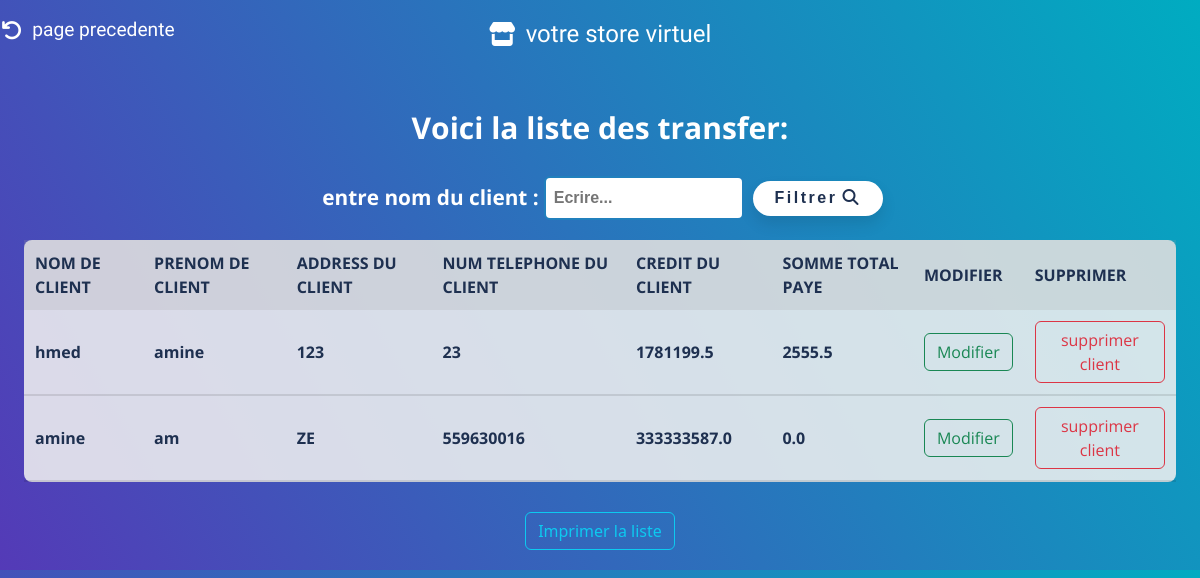
Screenshot of /list_client/ with the database file from the repository.
### magasinier/models.py (models this page shows, shortened)
class Client(models.Model):
    nomCl = models.CharField(max_length=50,unique=True)
    prenomCl = models.CharField(max_length=50)
    adrCl = models.CharField(max_length=50)
    telephone = models.BigIntegerField()
    credit = models.FloatField(max_length=10, default=0)
    somme_paye= models.FloatField(max_length=10, default=0)

### magasinier/views.py (the view)
# urls.py: path('list_client/',views.list_client,name='list_client'),
def list_client(request):
    cherch = request.GET.get('chercher')
    client = Client.objects.all()
    if cherch:
        client = client.filter(nomCl__startswith=cherch)
    return render(request, "list_client.html", {"client": client})

### magasinier/templates/list_client.html (shortened to what this page needs)
{% load static %}
<!DOCTYPE html>
<html lang="en">
<head>
    <link rel="stylesheet" type="text/css" href="{% static 'css/bootstrap.min.css' %}">
    <link href="{% static 'fontawesomefree/css/all.min.css' %}" rel="stylesheet" type="text/css">
    <link rel="stylesheet" href="{% static 'css/styleModal.css' %}">
    <link
      rel="stylesheet"
      href="{% static 'css/list.css' %}"
      type="text/css"
    />
</head>
<body>
    <a href="{% url 'gerer_client' %}" style="all: unset"><div class="logo"  onmouseover="document.querySelector('.fa-arrow-rotate-left').style.color='rgba(255, 255, 255, 0.39)';
        this.style.color='rgba(255, 255, 255, 0.39)';"onmouseout="document.querySelector('.fa-arrow-rotate-left').style.color='rgb(255, 255, 255)';
        this.style.color='rgb(255, 255, 255)'; " style=" position: absolute;
            top: 0;
            left: 0;
            cursor: pointer;
            text-wrap: nowrap;
            display: flex;
            align-items: center;
            justify-content: center;
            padding: 6px;
            font-family: 'Bubblegum Sans', sans-serif;
            color: rgb(255, 255, 255);
            font-size: 1.2rem;
            background-color: transparent;
            border-radius: 30px;
            transition: 0.2s;
            font-weight: 100;
            margin-left: 28px;
            width: 10%;
            margin-top: 10px;"><i class="fa-solid fa-arrow-rotate-left" style="font-size: 1.3rem;color: white; margin-right: 10px;"></i>page precedente</div></a>
    <a href="{% url 'magazinier' %}" style="all: unset;"><div class="logo"  onmouseover="this.style.backgroundColor='rgba(255, 255, 255, 0.39)';"onmouseout="this.style.backgroundColor='transparent'; " style=" position: absolute;
        top: 0;
        left: 50%;
        transform: translateX(-50%);
        cursor: pointer;
        text-wrap: nowrap;
        display: flex;
        align-items: center;
        justify-content: center;
        padding: 6px;
        font-weight: 100;
        font-family: 'Bubblegum Sans', sans-serif;
        color: rgb(255, 255, 255);
        font-size: 1.5rem;
        background-color: transparent;
        border-radius: 30px;
        transition: 0.8s;
        width: 20%;
        margin-top: 10px;"><i class="fa-solid fa-store" style="font-size: 1.5rem;color: white; margin-right: 10px;"></i>votre store virtuel</div></a>
    <h4>Voici la liste des transfer:</h4>
    <form method="GET" action="{% url 'list_client' %}">
        <label for="chercher">entre nom du client :</label>
        <input type="text" id="chercher" name="chercher" placeholder="Ecrire...">
        <button type="submit">Filtrer<i class="fa-solid fa-magnifying-glass"></i></button>
    </form>
    <table >
        <tr >
            <th>nom de client</th>
            <th>prenom de client</th>
            <th>address du client</th>
            <th>num telephone du client</th>
            <th>credit du client</th>
            <th>somme total paye</th>
            <th>modifier</th>
            <th>supprimer</th>
        </tr>
         {% for c in client %}
         <tr>
         <td> {{c.nomCl}} </td>
         <td> {{c.prenomCl}} </td>
         <td> {{c.adrCl}} </td>
         <td>{{c.telephone}}</td>
         <td> {{c.credit}} </td>
         <td>{{c.somme_paye}}</td>
         <td><a href="{% url 'modifier_client' client_id=c.id %}" class="btn btn-outline-success">Modifier</a></td>
         <td><a href="{% url 'supprimer_client' client_id=c.id %}" class="btn btn-outline-danger"  onclick="confirmDelete('{{ c.id }}')">supprimer client</a></td>
         </tr>
         {% endfor%}
         </table>
         <a href="#" type="button" onclick="printProducts()" class="btn btn-outline-info" style="margin: 20px;">Imprimer la liste</a>
</body>
</html>

### magasinier/static/css/list.css (style rules this page uses)
* { margin: 0; padding: 0; color: #fff; font-family: 'Open Sans', sans-serif; font-weight: bold; }
body { background: linear-gradient(60deg, rgba(84,58,183,1) 0%, rgba(0,172,193,1) 100%); display: flex; align-items: center; justify-content: center; flex-direction: column; }
h4 { margin: 30px;margin-top: 110px; font-size: 30px;font-weight: bold; }
form { display: flex; align-items: center; justify-content: center; font-family: Arial, sans-serif; }
form label { display: block; margin-left: 5px; margin-right: 5px; font-weight: bold; font-size: 1.3rem; color: #ffffff; }
form input[type="text"], form input[type="date"], form input[type="day"], form input[type="month"], form input[type="year"] { padding: 8px; font-size: 16px; border: 2px solid #2180BD; border-radius: 6px; color: #2180BD; transition: border-color 0.3s ease; width: 200px; }
form button[type="submit"] { margin-left: 9px; width: 130px; height: 35px; font-weight: bold; letter-spacing: 2.5px; color: rgb(30,48,80); background-color: #fff; border: none; border-radius: 25px; box-shadow: 0px 8px 15px rgba(0, 0, 0, 0.1); transition: all 0.3s ease 0s; cursor: pointer; outline: none; }
form button[type="submit"] i { color: rgb(30,48,80); margin-left: 5px; }
table { margin-bottom: 10px; width: 96%; background-color: rgba(240, 240, 240, 0.87); margin-top: 20px; border-collapse: collapse; border-radius: 8px; }
th, td { padding: 11px; text-align: left; font-weight: bold; font-size: 16px; color: rgb(30,48,80); }
th { background-color: rgba(159, 159, 159, 0.2); text-transform: uppercase; }
td { border-bottom: solid 2px rgba(5, 5, 5, 0.1); }

### rows the page displays
Client: nomCl "hmed", prenomCl "amine", adrCl "123", telephone "23", credit "1781199.5", somme_paye "2555.5"
Client: nomCl "amine", prenomCl "am", adrCl "ZE", telephone "559630016", credit "333333587.0", somme_paye "0.0"
